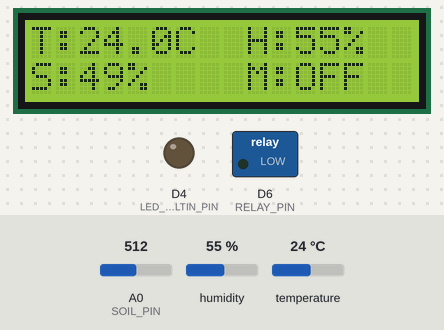
This sketch was run on a simulated ESP8266 (NodeMCU). Shown: 16×2 character LCD, switched loads named in the sketch (green lamp = pin HIGH), output pins drawn as LEDs (lit = HIGH). The test bench sets the inputs (shaded band); at power-on: A0 (SOIL_PIN) = 512, humidity 55 %, temperature 24 °C. WiFi joins after 1.5 s; servers stay silent unless stated; what the sketch prints to the serial monitor is not drawn.

Above: at 3.0 s.
3.1 s: A0 (SOIL_PIN) set to 598
At 4.1 s:
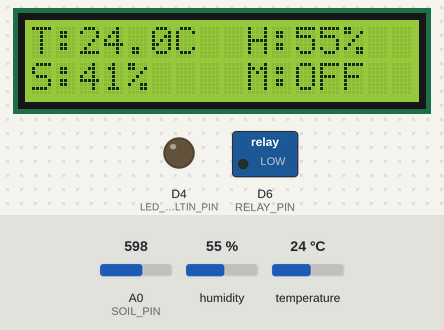
5.0 s: A0 (SOIL_PIN) set to 619
At 6.0 s:
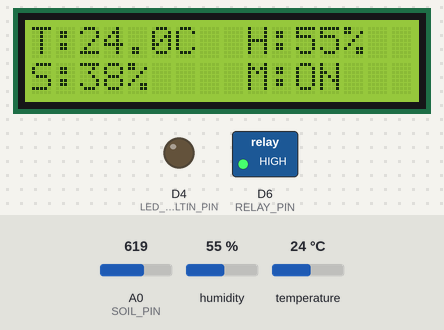
6.6 s: humidity set to 22 %
At 9.5 s:
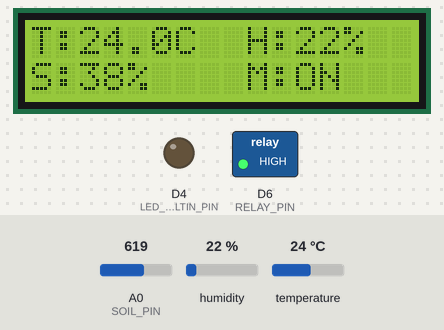
9.8 s: temperature set to 12 °C
At 11.6 s:
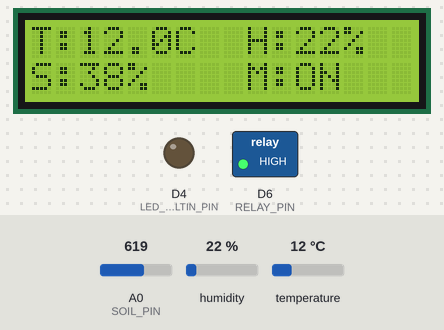
12.0 s: humidity set to 40 %
At 13.6 s:
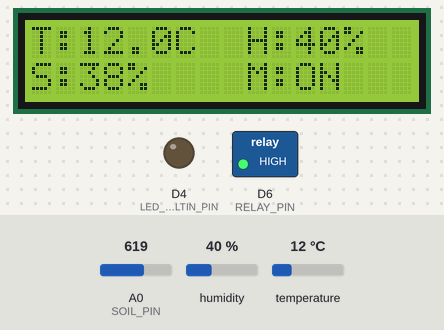
14.1 s: A0 (SOIL_PIN) set to 716
At 14.5 s:
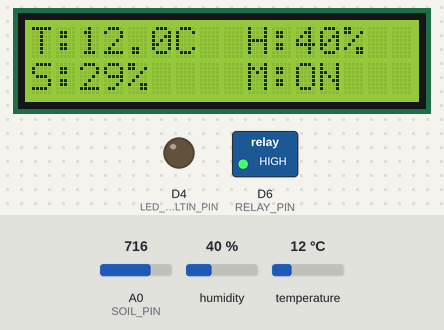
Timing chart, 0 to 16.7 s (numbered marks = the images above; inputs shaded):
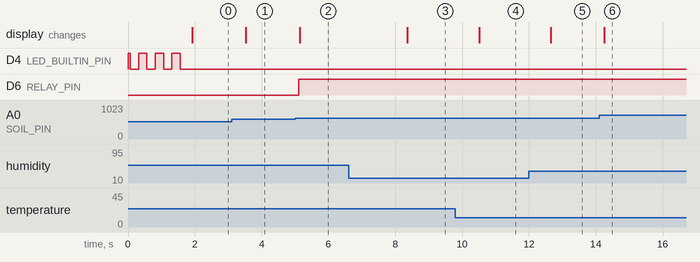

The sketch:

Automatic_Irregation_and_weather_Monitoring_System.ino
```cpp
#define BLYNK_TEMPLATE_ID "TMPL3ANm4on8I"
#define BLYNK_TEMPLATE_NAME "Irrigation System"
#define BLYNK_AUTH_TOKEN "sJGSbNvKpmBvLHVl8sSwYvSPtRhr4-yn"

#include <ESP8266WiFi.h>
#include <BlynkSimpleEsp8266.h>
#include <DHT.h>
#include <LiquidCrystal_I2C.h>

// WiFi Credentials
char ssid[] = "OPPO A7";
char pass[] = "12344321";

// Pin Definitions
#define DHTPIN D3        // GPIO0
#define RELAY_PIN D6     // GPIO14
#define SOIL_PIN A0
#define LED_BUILTIN_PIN D4 // GPIO2

#define DHTTYPE DHT11
DHT dht(DHTPIN, DHTTYPE);


LiquidCrystal_I2C lcd(0x27, 16, 2); // I2C LCD Address

// Blynk Virtual Pins
#define V_TEMP V0
#define V_HUMIDITY V1
#define V_SOIL V2
#define V_MOTOR V3

void setup() {
  Serial.begin(9600);

  pinMode(RELAY_PIN, OUTPUT);
  pinMode(LED_BUILTIN_PIN, OUTPUT);
  digitalWrite(RELAY_PIN, LOW); // Motor OFF
  digitalWrite(LED_BUILTIN_PIN, HIGH); // LED OFF (not connected yet)

  dht.begin();
  lcd.init();
  lcd.backlight();

  // Attempt to connect to Blynk
 // Blynk.begin(BLYNK_AUTH_TOKEN, ssid, pass);

  WiFi.begin(ssid, pass);
  Serial.print("Connecting to WiFi");

  // Once connected to Blynk
  while (WiFi.status() != WL_CONNECTED) {
    digitalWrite(LED_BUILTIN_PIN, LOW);  // LED ON (blinking)
    delay(250);
    digitalWrite(LED_BUILTIN_PIN, HIGH); // LED OFF
    delay(250);
    Serial.print(".");
  }

  Serial.println("\nWiFi connected");
  digitalWrite(LED_BUILTIN_PIN, LOW); // LED ON (solid when connected)

  Blynk.begin(BLYNK_AUTH_TOKEN, ssid, pass);
 // timer.setInterval(1000L, weather); // 1 second interval
}

void loop() {
  Blynk.run();

  float temperature = dht.readTemperature();
  float humidity = dht.readHumidity();
  int soilValue = analogRead(SOIL_PIN); // 0-1023
  int soilPercent = map(soilValue, 1023, 0, 0, 100); // Dry = 0%, Wet = 100%

  bool isDry = soilPercent < 40;

  // Motor Control
  digitalWrite(RELAY_PIN, isDry ? HIGH : LOW);
  String motorStatus = isDry ? "ON" : "OFF";

  // LCD Display
  lcd.clear();
  lcd.setCursor(0, 0);
  lcd.print("T:");
  lcd.print(temperature, 1);
  lcd.print("C  H:");
  lcd.print(humidity, 0);
  lcd.print("%");

  lcd.setCursor(0, 1);
  lcd.print("S:");
  lcd.print(soilPercent);
  lcd.print("%   ");
  lcd.setCursor(9, 1);
  lcd.print("M:");
  lcd.print(motorStatus);

  // Blynk Send
  Blynk.virtualWrite(V_TEMP, temperature);
  Blynk.virtualWrite(V_HUMIDITY, humidity);
  Blynk.virtualWrite(V_SOIL, soilPercent);
  Blynk.virtualWrite(V_MOTOR, motorStatus);

  delay(500);
}
```

Measured:
- the behaviour switches between 608 and 609 on A0 (SOIL_PIN) (found by bisection; images 1 and 2)
- after the input at 3.1 s, the display: changes after 0.42 s (image 1)
- after the input at 5.0 s, D6 (RELAY_PIN): LOW → HIGH after 0.10 s; the display: changes after 0.13 s (image 2)
- after the input at 6.6 s, the display: changes after 1.8 s (image 3)
- after the input at 9.8 s, the display: changes after 0.71 s (image 4)
- after the input at 12.0 s, the display: changes after 0.65 s (image 5)
- after the input at 14.1 s, the display: changes after 0.15 s (image 6)
